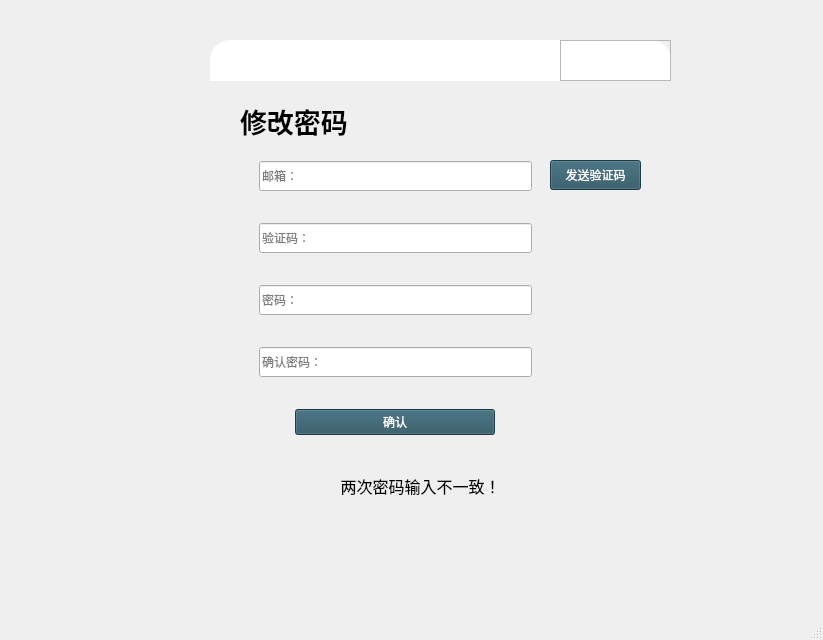
<?xml version="1.0" encoding="UTF-8"?>
<ui version="4.0">
 <class>Modify_Person</class>
 <widget class="QMainWindow" name="Modify_Person">
  <property name="geometry">
   <rect>
    <x>0</x>
    <y>0</y>
    <width>823</width>
    <height>640</height>
   </rect>
  </property>
  <property name="windowTitle">
   <string>MainWindow</string>
  </property>
  <widget class="QWidget" name="centralwidget">
   <widget class="QFrame" name="frame_whole">
    <property name="geometry">
     <rect>
      <x>210</x>
      <y>40</y>
      <width>461</width>
      <height>521</height>
     </rect>
    </property>
    <property name="sizePolicy">
     <sizepolicy hsizetype="Preferred" vsizetype="Preferred">
      <horstretch>0</horstretch>
      <verstretch>0</verstretch>
     </sizepolicy>
    </property>
    <property name="minimumSize">
     <size>
      <width>361</width>
      <height>381</height>
     </size>
    </property>
    <property name="styleSheet">
     <string notr="true">QFrame#frame_whole{
background-color: rgba(255, 255, 255, 0);
border-radius:20px;
	background-image: url(:/pictures/pictures/find_password_background.jpg);
}</string>
    </property>
    <property name="frameShape">
     <enum>QFrame::StyledPanel</enum>
    </property>
    <property name="frameShadow">
     <enum>QFrame::Raised</enum>
    </property>
    <widget class="QLabel" name="label">
     <property name="geometry">
      <rect>
       <x>30</x>
       <y>50</y>
       <width>171</width>
       <height>61</height>
      </rect>
     </property>
     <property name="sizePolicy">
      <sizepolicy hsizetype="Maximum" vsizetype="Maximum">
       <horstretch>0</horstretch>
       <verstretch>0</verstretch>
      </sizepolicy>
     </property>
     <property name="minimumSize">
      <size>
       <width>135</width>
       <height>31</height>
      </size>
     </property>
     <property name="font">
      <font>
       <family>微软雅黑</family>
       <pointsize>20</pointsize>
       <weight>75</weight>
       <italic>false</italic>
       <bold>true</bold>
      </font>
     </property>
     <property name="styleSheet">
      <string notr="true"/>
     </property>
     <property name="text">
      <string>修改密码</string>
     </property>
    </widget>
    <widget class="QFrame" name="frame_2">
     <property name="geometry">
      <rect>
       <x>40</x>
       <y>100</y>
       <width>291</width>
       <height>321</height>
      </rect>
     </property>
     <property name="sizePolicy">
      <sizepolicy hsizetype="Preferred" vsizetype="Expanding">
       <horstretch>0</horstretch>
       <verstretch>10</verstretch>
      </sizepolicy>
     </property>
     <property name="minimumSize">
      <size>
       <width>231</width>
       <height>291</height>
      </size>
     </property>
     <property name="styleSheet">
      <string notr="true">QPushButton:pressed{
	padding-top:5px;
	padding-left:5px;
}</string>
     </property>
     <layout class="QVBoxLayout" name="verticalLayout">
      <property name="spacing">
       <number>20</number>
      </property>
      <item>
       <widget class="QLineEdit" name="lineEdit_modify_email_address">
        <property name="sizePolicy">
         <sizepolicy hsizetype="Expanding" vsizetype="Fixed">
          <horstretch>0</horstretch>
          <verstretch>0</verstretch>
         </sizepolicy>
        </property>
        <property name="minimumSize">
         <size>
          <width>0</width>
          <height>30</height>
         </size>
        </property>
        <property name="text">
         <string/>
        </property>
        <property name="placeholderText">
         <string>邮箱：</string>
        </property>
       </widget>
      </item>
      <item>
       <widget class="QLineEdit" name="lineEdit_modify_check">
        <property name="sizePolicy">
         <sizepolicy hsizetype="Expanding" vsizetype="Fixed">
          <horstretch>0</horstretch>
          <verstretch>0</verstretch>
         </sizepolicy>
        </property>
        <property name="minimumSize">
         <size>
          <width>0</width>
          <height>30</height>
         </size>
        </property>
        <property name="placeholderText">
         <string>验证码：</string>
        </property>
       </widget>
      </item>
      <item>
       <widget class="QLineEdit" name="lineEdit_modify_password1">
        <property name="minimumSize">
         <size>
          <width>0</width>
          <height>30</height>
         </size>
        </property>
        <property name="placeholderText">
         <string>密码：</string>
        </property>
       </widget>
      </item>
      <item>
       <widget class="QLineEdit" name="lineEdit_modify_password2">
        <property name="minimumSize">
         <size>
          <width>0</width>
          <height>30</height>
         </size>
        </property>
        <property name="placeholderText">
         <string>确认密码：</string>
        </property>
       </widget>
      </item>
      <item alignment="Qt::AlignHCenter">
       <widget class="QPushButton" name="pushButton_modify_ensure">
        <property name="sizePolicy">
         <sizepolicy hsizetype="Expanding" vsizetype="Fixed">
          <horstretch>0</horstretch>
          <verstretch>0</verstretch>
         </sizepolicy>
        </property>
        <property name="minimumSize">
         <size>
          <width>200</width>
          <height>0</height>
         </size>
        </property>
        <property name="styleSheet">
         <string notr="true">background-color: rgb(41, 82, 97);
color: rgb(255, 255, 255);
font: 75 10pt &quot;微软雅黑&quot;;</string>
        </property>
        <property name="text">
         <string>确认</string>
        </property>
       </widget>
      </item>
     </layout>
    </widget>
    <widget class="QFrame" name="frame_10">
     <property name="geometry">
      <rect>
       <x>350</x>
       <y>0</y>
       <width>111</width>
       <height>41</height>
      </rect>
     </property>
     <property name="styleSheet">
      <string notr="true">QPushButton{
	border:none;
}

QPushButton:hover{
	padding-top:5px;
	padding-left:5px;
}</string>
     </property>
     <property name="frameShape">
      <enum>QFrame::StyledPanel</enum>
     </property>
     <property name="frameShadow">
      <enum>QFrame::Raised</enum>
     </property>
     <layout class="QHBoxLayout" name="horizontalLayout_3">
      <item>
       <widget class="QPushButton" name="pushButton">
        <property name="text">
         <string/>
        </property>
        <property name="icon">
         <iconset resource="res.qrc">
          <normaloff>:/icons/icons/24gl-minimization.png</normaloff>:/icons/icons/24gl-minimization.png</iconset>
        </property>
       </widget>
      </item>
      <item>
       <widget class="QPushButton" name="pushButton_2">
        <property name="text">
         <string/>
        </property>
        <property name="icon">
         <iconset resource="res.qrc">
          <normaloff>:/icons/icons/Close.png</normaloff>:/icons/icons/Close.png</iconset>
        </property>
       </widget>
      </item>
     </layout>
     <zorder>pushButton_2</zorder>
     <zorder>pushButton</zorder>
    </widget>
    <widget class="QPushButton" name="pushButton_modify_send">
     <property name="geometry">
      <rect>
       <x>340</x>
       <y>120</y>
       <width>91</width>
       <height>30</height>
      </rect>
     </property>
     <property name="minimumSize">
      <size>
       <width>0</width>
       <height>30</height>
      </size>
     </property>
     <property name="styleSheet">
      <string notr="true">QPushButton#pushButton_modify_send{
	background-color: rgb(41, 82, 97);
	color: rgb(255, 255, 255);
	font: 9pt &quot;微软雅黑&quot;;
}
QPushButton:hover{
	padding-left:5px;
	padding-top:5px;
}</string>
     </property>
     <property name="text">
      <string>发送验证码</string>
     </property>
    </widget>
    <widget class="QStackedWidget" name="stackedWidget">
     <property name="geometry">
      <rect>
       <x>50</x>
       <y>410</y>
       <width>321</width>
       <height>71</height>
      </rect>
     </property>
     <property name="minimumSize">
      <size>
       <width>229</width>
       <height>30</height>
      </size>
     </property>
     <property name="font">
      <font>
       <family>微软雅黑</family>
       <pointsize>12</pointsize>
       <weight>75</weight>
       <bold>true</bold>
      </font>
     </property>
     <property name="styleSheet">
      <string notr="true">background-color: rgba(255, 255, 255, 0);</string>
     </property>
     <property name="currentIndex">
      <number>3</number>
     </property>
     <widget class="QWidget" name="page_void"/>
     <widget class="QWidget" name="page_email_format_error">
      <layout class="QHBoxLayout" name="horizontalLayout_2">
       <item>
        <widget class="QLabel" name="label_2">
         <property name="minimumSize">
          <size>
           <width>211</width>
           <height>20</height>
          </size>
         </property>
         <property name="font">
          <font>
           <family>微软雅黑</family>
           <pointsize>12</pointsize>
          </font>
         </property>
         <property name="text">
          <string>邮箱格式错误！</string>
         </property>
         <property name="alignment">
          <set>Qt::AlignCenter</set>
         </property>
        </widget>
       </item>
      </layout>
     </widget>
     <widget class="QWidget" name="page_check_invalid">
      <layout class="QHBoxLayout" name="horizontalLayout_4">
       <item>
        <widget class="QLabel" name="label_3">
         <property name="minimumSize">
          <size>
           <width>211</width>
           <height>20</height>
          </size>
         </property>
         <property name="font">
          <font>
           <family>微软雅黑</family>
           <pointsize>12</pointsize>
          </font>
         </property>
         <property name="text">
          <string>验证码输入错误！</string>
         </property>
         <property name="alignment">
          <set>Qt::AlignCenter</set>
         </property>
        </widget>
       </item>
      </layout>
     </widget>
     <widget class="QWidget" name="page_code_inconsistent">
      <layout class="QHBoxLayout" name="horizontalLayout_5">
       <item>
        <widget class="QLabel" name="label_4">
         <property name="minimumSize">
          <size>
           <width>211</width>
           <height>20</height>
          </size>
         </property>
         <property name="font">
          <font>
           <family>微软雅黑</family>
           <pointsize>12</pointsize>
          </font>
         </property>
         <property name="text">
          <string>两次密码输入不一致！</string>
         </property>
         <property name="alignment">
          <set>Qt::AlignCenter</set>
         </property>
        </widget>
       </item>
      </layout>
     </widget>
     <widget class="QWidget" name="page_check_error">
      <layout class="QHBoxLayout" name="horizontalLayout_6">
       <item>
        <widget class="QLabel" name="label_5">
         <property name="minimumSize">
          <size>
           <width>211</width>
           <height>20</height>
          </size>
         </property>
         <property name="font">
          <font>
           <family>微软雅黑</family>
           <pointsize>12</pointsize>
          </font>
         </property>
         <property name="text">
          <string>验证码发送失败，请重试！</string>
         </property>
         <property name="alignment">
          <set>Qt::AlignCenter</set>
         </property>
        </widget>
       </item>
      </layout>
     </widget>
     <widget class="QWidget" name="page_not_blank">
      <layout class="QHBoxLayout" name="horizontalLayout_7">
       <item>
        <widget class="QLabel" name="label_6">
         <property name="minimumSize">
          <size>
           <width>211</width>
           <height>20</height>
          </size>
         </property>
         <property name="font">
          <font>
           <family>微软雅黑</family>
           <pointsize>12</pointsize>
          </font>
         </property>
         <property name="text">
          <string>密码不能为空！</string>
         </property>
         <property name="alignment">
          <set>Qt::AlignCenter</set>
         </property>
        </widget>
       </item>
      </layout>
     </widget>
     <widget class="QWidget" name="page">
      <layout class="QHBoxLayout" name="horizontalLayout_8">
       <item>
        <widget class="QLabel" name="label_7">
         <property name="sizePolicy">
          <sizepolicy hsizetype="Preferred" vsizetype="Preferred">
           <horstretch>0</horstretch>
           <verstretch>0</verstretch>
          </sizepolicy>
         </property>
         <property name="minimumSize">
          <size>
           <width>211</width>
           <height>30</height>
          </size>
         </property>
         <property name="font">
          <font>
           <family>微软雅黑</family>
           <pointsize>12</pointsize>
          </font>
         </property>
         <property name="text">
          <string>此邮箱未注册！</string>
         </property>
         <property name="alignment">
          <set>Qt::AlignCenter</set>
         </property>
        </widget>
       </item>
      </layout>
     </widget>
    </widget>
    <widget class="QLabel" name="label_8">
     <property name="geometry">
      <rect>
       <x>0</x>
       <y>0</y>
       <width>461</width>
       <height>41</height>
      </rect>
     </property>
     <property name="styleSheet">
      <string notr="true">background-color: rgb(255, 255, 255);
border-top-left-radius:20px;
border-top-right-radius:20px;</string>
     </property>
     <property name="text">
      <string/>
     </property>
    </widget>
    <zorder>label</zorder>
    <zorder>frame_2</zorder>
    <zorder>pushButton_modify_send</zorder>
    <zorder>stackedWidget</zorder>
    <zorder>label_8</zorder>
    <zorder>frame_10</zorder>
   </widget>
  </widget>
  <widget class="QStatusBar" name="statusbar"/>
 </widget>
 <resources>
  <include location="res.qrc"/>
 </resources>
 <connections>
  <connection>
   <sender>pushButton</sender>
   <signal>clicked()</signal>
   <receiver>Modify_Person</receiver>
   <slot>showMinimized()</slot>
   <hints>
    <hint type="sourcelabel">
     <x>592</x>
     <y>60</y>
    </hint>
    <hint type="destinationlabel">
     <x>510</x>
     <y>23</y>
    </hint>
   </hints>
  </connection>
  <connection>
   <sender>pushButton_2</sender>
   <signal>clicked()</signal>
   <receiver>Modify_Person</receiver>
   <slot>close()</slot>
   <hints>
    <hint type="sourcelabel">
     <x>640</x>
     <y>58</y>
    </hint>
    <hint type="destinationlabel">
     <x>695</x>
     <y>34</y>
    </hint>
   </hints>
  </connection>
 </connections>
</ui>
